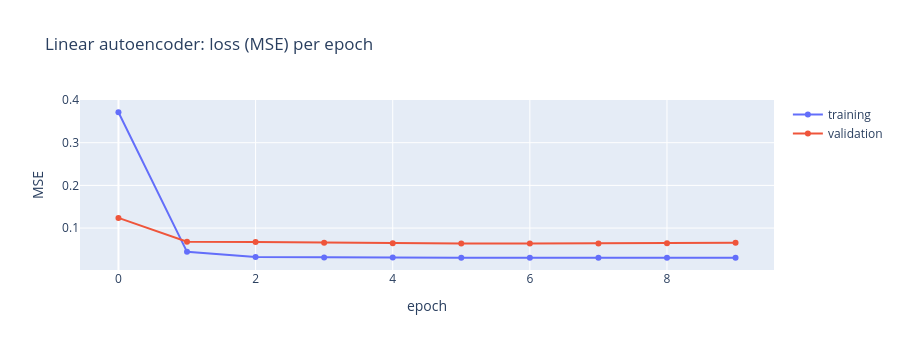

Write notebook code for a chart like this one.
### Markdown cell above
The summary counts the parameters: the code layer has $29 \times 26$ weights plus 26 biases (780), and the
output layer $26 \times 29 + 29$ (783). To train, we pass `X_normal` **twice**, as input and as target: we want
the output to resemble the input. We hold out 10% for validation and use **early stopping**
(`EarlyStopping`): if the validation loss does not improve for 3 epochs, training stops and keeps the best
weights. An **epoch** is a full pass over the data; in each epoch the weights are adjusted with gradient
descent on batches of 256 transactions (the *mini-batch* from the regression notebooks).

### Code cell
parar = keras.callbacks.EarlyStopping(monitor="val_loss", patience=3, restore_best_weights=True)
t0 = time.time()
hist = ae_lineal.fit(X_normal, X_normal, epochs=30, batch_size=256, validation_split=0.1, callbacks=[parar], verbose=0)
print(f"Trained in {time.time() - t0:.0f} seconds, {len(hist.history['loss'])} epochs")

fig = go.Figure()
fig.add_scatter(y=hist.history["loss"], name="training", mode="lines+markers")
fig.add_scatter(y=hist.history["val_loss"], name="validation", mode="lines+markers")
fig.update_layout(title="Linear autoencoder: loss (MSE) per epoch", xaxis_title="epoch", yaxis_title="MSE", height=350)
fig.show()

def error_ae(modelo, X):
    return ((X - modelo.predict(X, batch_size=4096, verbose=0)) ** 2).sum(axis=1)

e_lineal = error_ae(ae_lineal, X_te)
X_val = X_normal[-int(0.1 * len(X_normal)):]              # Keras validation_split=0.1 uses the last 10% of the rows
mse_pca = ((X_val - pca.inverse_transform(pca.transform(X_val))) ** 2).mean()        # mean per cell, like the Keras loss
print("Validation MSE (the last 10% of the normal ones):  linear autoencoder", round(min(hist.history["val_loss"]), 4), " | PCA", round(mse_pca, 4))
print("Correlation between the PCA score and the linear autoencoder score (in logs):", round(np.corrcoef(np.log(e_pca), np.log(e_lineal))[0, 1], 3))
resultados.append(evaluar(f"linear autoencoder (code {K})", e_lineal))
pd.DataFrame(resultados).set_index("modelo").round(3)

### Figure 1 — Plotly figure (JSON) as saved in the notebook; plotly's stock layout.template omitted (floating-point values rounded to 4 significant figures)
{"data": [{"mode": "lines+markers", "name": "training", "type": "scatter", "y": [0.3714, 0.04421, 0.03209, 0.03097, 0.03073, 0.0306, 0.03051, 0.03045, 0.03041, 0.03042]}, {"mode": "lines+markers", "name": "validation", "type": "scatter", "y": [0.1238, 0.06806, 0.06719, 0.06573, 0.06453, 0.06383, 0.06368, 0.06404, 0.06468, 0.06534]}], "layout": {"height": 350, "title": {"text": "Linear autoencoder: loss (MSE) per epoch"}, "xaxis": {"title": {"text": "epoch"}}, "yaxis": {"title": {"text": "MSE"}}}}
